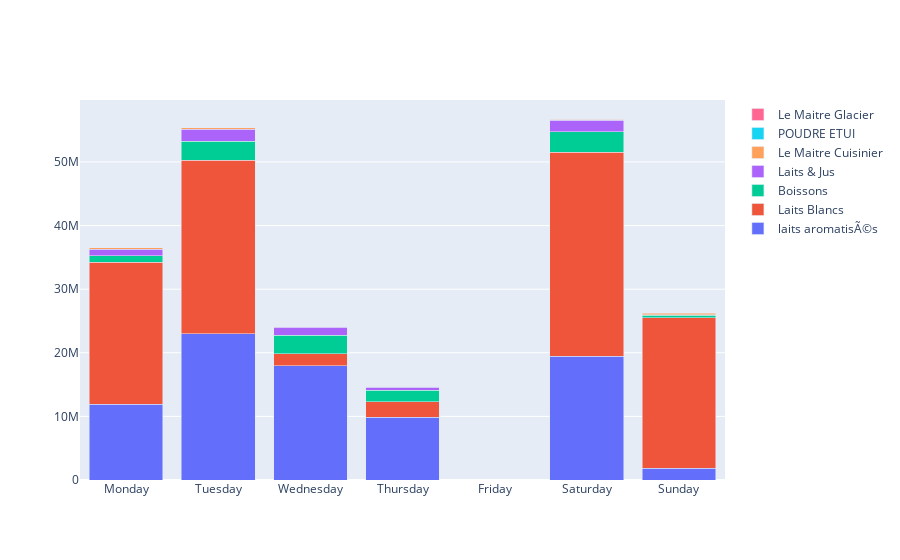

Notebook source saved alongside this figure:
### Code cell
week_seas=miniData.groupby(["DAYWEEK","PRODUCTPAGE_CODE"]).sum().dropna()["TURNOVER"].reset_index()
gammes = miniData["PRODUCTPAGE_CODE"].drop_duplicates().tolist()
data = [
        week_seas[week_seas["PRODUCTPAGE_CODE"].str.match(gamme)].groupby("DAYWEEK").mean() 
    for gamme in gammes ]

fig = go.Figure(data=[ go.Bar(name=gammes[i], x=data[i].index, y=data[i]["TURNOVER"].tolist()) for i in range(len(gammes)) ])
# Change the bar mode
fig.update_layout(barmode='stack')
fig.show()

### Figure 1 — Plotly figure (JSON) as saved in the notebook; plotly's stock layout.template omitted (floating-point values rounded to 4 significant figures)
{"data": [{"name": "laits aromatisÃ©s", "type": "bar", "x": ["Monday", "Tuesday", "Wednesday", "Thursday", "Friday", "Saturday", "Sunday"], "y": [11947032, 23009928, 17980572, 9853092, null, 19450812, 1884084]}, {"name": "Laits Blancs", "type": "bar", "x": ["Monday", "Tuesday", "Wednesday", "Thursday", "Friday", "Saturday", "Sunday"], "y": [22260000.0, 27260000.0, 1868000.0, 2469000.0, null, 32090000.0, 23590000.0]}, {"name": "Boissons", "type": "bar", "x": ["Monday", "Tuesday", "Wednesday", "Thursday", "Friday", "Saturday", "Sunday"], "y": [1040574, 2957994, 2875866, 1790880, null, 3227472, 412026]}, {"name": "Laits & Jus", "type": "bar", "x": ["Monday", "Tuesday", "Wednesday", "Thursday", "Friday", "Saturday", "Sunday"], "y": [1055370, 1887000, 1268310, 495240, null, 1766310, 117450]}, {"name": "Le Maitre Cuisinier", "type": "bar", "x": ["Monday", "Tuesday", "Wednesday", "Thursday", "Friday", "Saturday", "Sunday"], "y": [172300.0, 229600.0, 81060.0, 26030.0, null, 194700.0, 175000.0]}, {"name": "POUDRE ETUI", "type": "bar", "x": ["Monday", "Tuesday", "Wednesday", "Thursday", "Friday", "Saturday", "Sunday"], "y": [null, null, 2010, null, null, 22110, null]}, {"name": "Le Maitre Glacier", "type": "bar", "x": ["Monday", "Tuesday", "Wednesday", "Thursday", "Friday", "Saturday", "Sunday"], "y": [10400, 9760, null, null, null, null, null]}], "layout": {"barmode": "stack"}}
